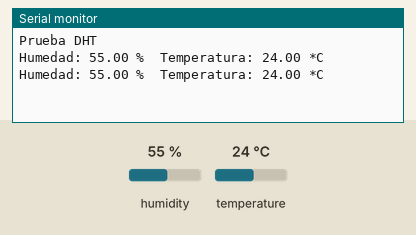
Recording of a sketch running on a simulated Arduino Uno, built with avr-gcc and run on an emulated ATmega328P. On the bench: the last lines printed to the serial monitor. The inputs (shaded band) are chosen by the test bench; at power-on: humidity 55 %, temperature 24 °C.

Above: at 4.8 s.
4.9 s: humidity set to 22 %
At 7.1 s:
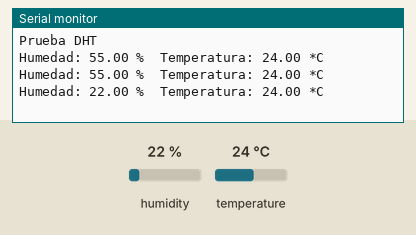
7.9 s: temperature set to 12 °C
At 8.9 s:
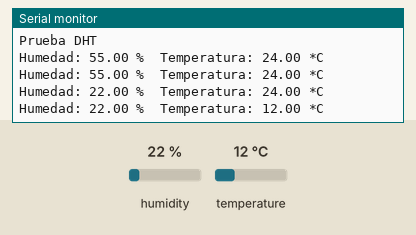
10.9 s: humidity set to 40 %
At 12.4 s:
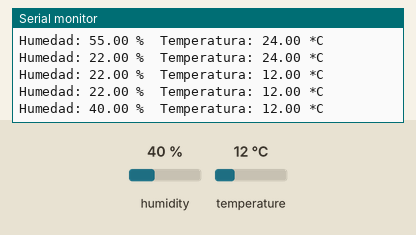
Timing chart, 0 to 13.9 s (numbered marks = the images above; inputs shaded):
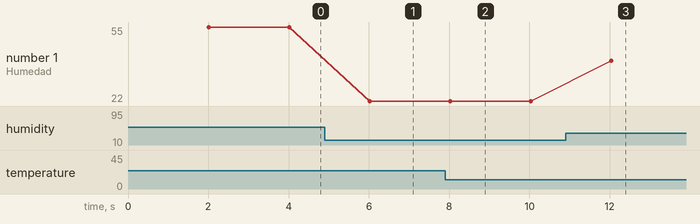

The sketch:

sensor_humedad_temperatura.ino
```cpp
//Sensor de temperatura sin los actuadores, solo imprimiendo variables obtenidas


//El sketch para mostrar los datos de temperatura y humedad relativa en el display LCD es:
//#include <LiquidCrystal.h>

#include "DHT.h"
#define DHTTYPE DHT21   // DHT 21 (AM2301)
#define DHTPIN 2
DHT dht(DHTPIN, DHTTYPE);    //Se inicia una variable que sera usada


void setup() {
 Serial.begin(9600);    //Se inicia la comunicacion serial
 Serial.println("Prueba DHT");
 dht.begin();           //Se inicia el sensor
}
void loop() {
 delay(2000);    //Se establece un retraso porque el sensor solo realiza una lectura cada ?(cuantos segundos? 2000 si son 2 s)
 // Reading temperature or humidity takes about 250 milliseconds!
 // Sensor readings may also be up to 2 seconds 'old' (its a very slow sensor)

 float h = dht.readHumidity();       //Se lee la humedad.Se establece h de variable de humedad relativa.
 float t = dht.readTemperature();    //Se lee la temperatura. Se establece t de variable de temperatura.

 // || es un "o"
//Con la funcion isnan controlamos que el valor recibido del sensor sea un número, sino dara error
// NaN (not a number) --> si t (valor medido de temperatura) o h (valor medido de humedad), no es un numero se imprime que hubo un fallo.
 if (isnan(t) || isnan(h)) {
   Serial.println("Fallo al leer del sensor DHT");
   //return;
 } else {

  //Se imprimen las variables obtenidas
  // Aqui ademas de imprimir variables debe poner los actuadores a funcionar
   Serial.print("Humedad: ");
   Serial.print(h);
   Serial.print(" %\t");
   Serial.print("Temperatura: ");
   Serial.print(t);
   Serial.println(" *C");
 }
}
```

Measured:
- after the input at 4.9 s, the serial monitor: prints a new line after 1.1 s (image 1)
- after the input at 7.9 s, the serial monitor: prints a new line after 0.12 s (image 2)
- after the input at 10.9 s, the serial monitor: prints a new line after 1.1 s (image 3)
- plotted number 1: 55 → 22 after the input at 4.9 s, 22 → 40 after the input at 10.9 s
